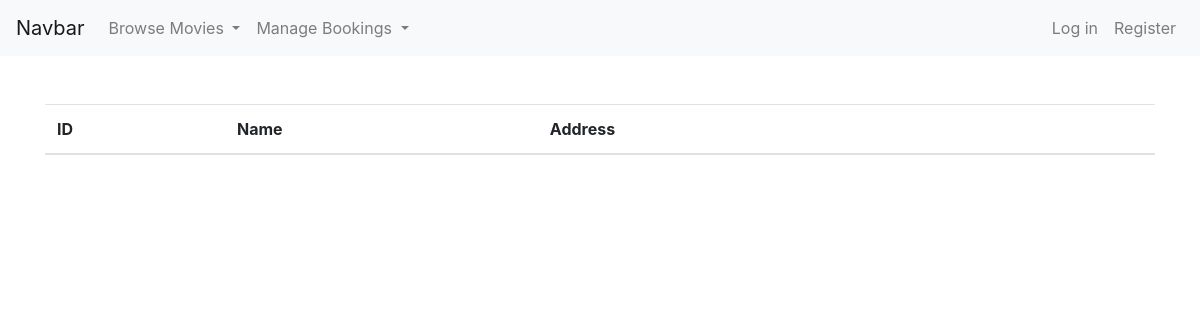
The app's page /browse_branches.php, older data.
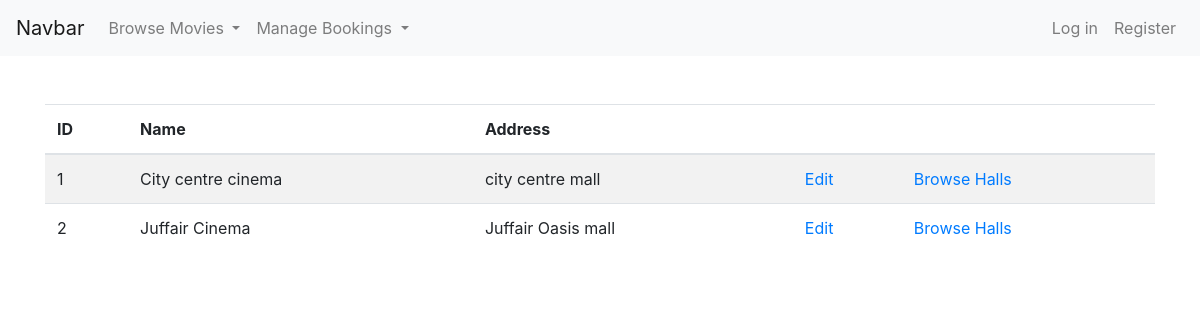
The same page, newer data.
### tables this page shows
CREATE TABLE `branches` (
  `id` int(11) NOT NULL,
  `name` varchar(31) NOT NULL,
  `addr` varchar(63) NOT NULL
);

### browse_branches.php (called while the page is built)
<?php
require("util/connection.php");
require("templates/browse_branches.php");
try {
  $header = [
    "id" => "ID",
    "name" => "Name",
    "addr" => "Address"
  ];
  $branches = $db->query(
    "SELECT id, `name`, addr
     FROM `branches`"
  );
  $page = new browseBranchesLayout($header, $branches);
  $page->doc();
} catch (PDOException $e) {
  die($e->getMessage());
}

### templates/browse_branches.php (the view)
<?php
require("master.php");
class browseBranchesLayout extends masterLayout
{
  private $header;
  private $branches;
  function __construct($header, $branches)
  {
    $this->branches = $branches;
    $this->header = $header;
  }
  function main()
  {
?>
    <div class="table-responsive">
      <table class="table table-striped">
        <thead>
          <tr>
            <?php foreach (array_values($this->header) as $cell) { ?>
              <th scope="col"><?= $cell ?></th>
            <?php } ?>
            <th></th>
            <th></th>
          </tr>
        </thead>
        <tbody>
          <?php foreach ($this->branches as $branch) { ?>
            <tr>
              <?php foreach (array_keys($this->header) as $k) { ?>
                <td><?= $branch[$k] ?></td>
              <?php } ?>
              <td>
                <a href="edit_branch.php?id=<?= $branch['id'] ?>"> Edit </a>
              </td>
              <td>
                <a href="browse_halls.php?id=<?= $branch['id'] ?>"> Browse Halls </a>
              </td>
            </tr>
          <?php } ?>
        </tbody>
      </table>
    </div>
<?php
  }
}
?>

Row changes from the older to the newer data that the page shows:
added branches: id "1", name "City centre cinema", addr "city centre mall"
added branches: id "2", name "Juffair Cinema", addr "Juffair Oasis mall"
